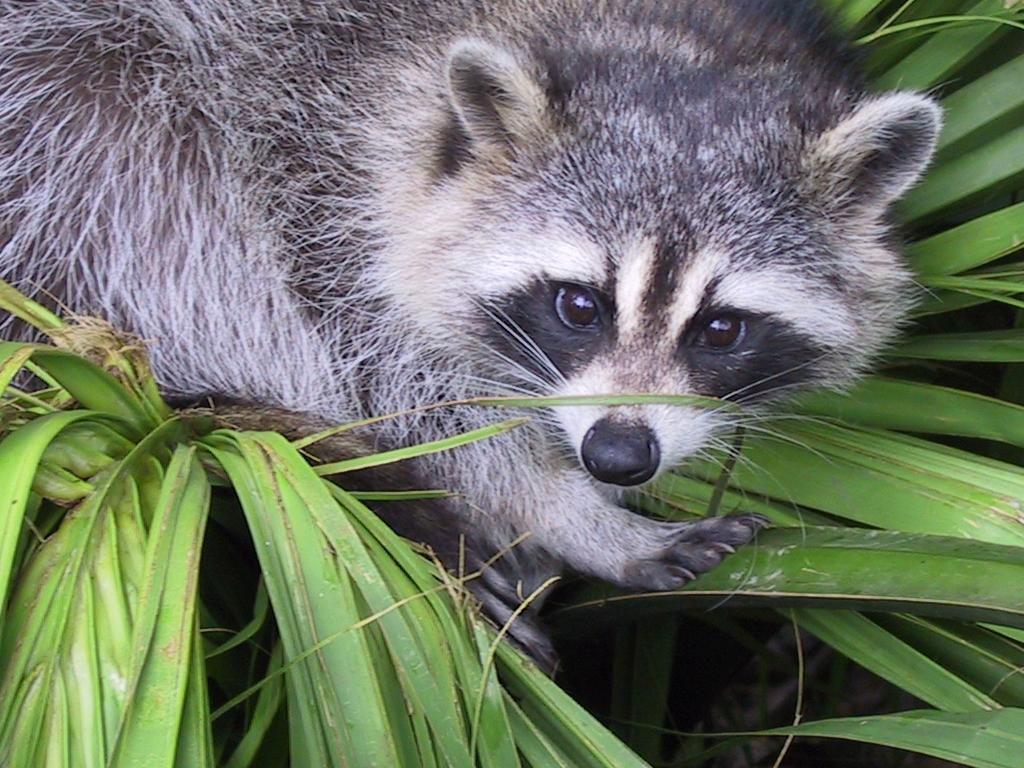
#> input picture data01/ex03/animal.jpeg, 1024 x 768 px
$ python zoom.py
#> lines starting #> are read from the running program, lines starting #| are printed output that depends on the picture
### data01/ex03/load_image.py
import numpy as np
from PIL import Image
def ft_load(path: str)-> np.ndarray:
#> called with path = 'animal.jpeg'
    try:
        img = Image.open(path)
#> img is the input picture: PIL image 1024x768 RGB; mean R, G, B 110.7, 117.7, 102.1
        arr = np.array(img)
        print(f'The shape of image is: {arr.shape}')
#| The shape of image is: (768, 1024, 3)
        return(arr)
    except Exception:
        return("Could not open file")

### data01/ex03/zoom.py
from load_image import ft_load
import numpy as np
import matplotlib
matplotlib.use('Agg')
import matplotlib.pyplot as plt
from PIL import Image
def zoom():
    arr = ft_load("animal.jpeg")
    print(arr)
#> (printed output is left out)
    arr_zoomed = arr[100:500, 400:800]
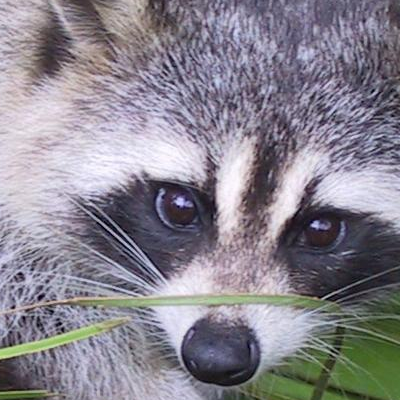
#> arr_zoomed: shape (400, 400, 3); mean R, G, B 136.6, 132.5, 142.6
    grey =  arr_zoomed[: , : , 1]
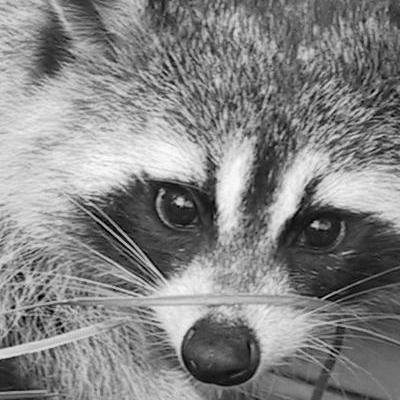
#> grey: shape (400, 400); min 0, max 252, mean 132.5
    img_back = Image.fromarray(grey)
    zoomed = img_back.resize((400, 400))
    zoomed_arr = np.array(zoomed)
    zoomed_arr = zoomed_arr[:, :, np.newaxis]
    print(
        f'New shape after slicing: {zoomed_arr.shape} or '
        f'{zoomed_arr.squeeze().shape}'
    )
#| New shape after slicing: (400, 400, 1) or (400, 400)
    print(zoomed_arr)
#> (printed output is left out)
    plt.imshow(zoomed_arr, cmap="gray")
    plt.savefig('output.png')


if __name__ == "__main__":
    zoom()
